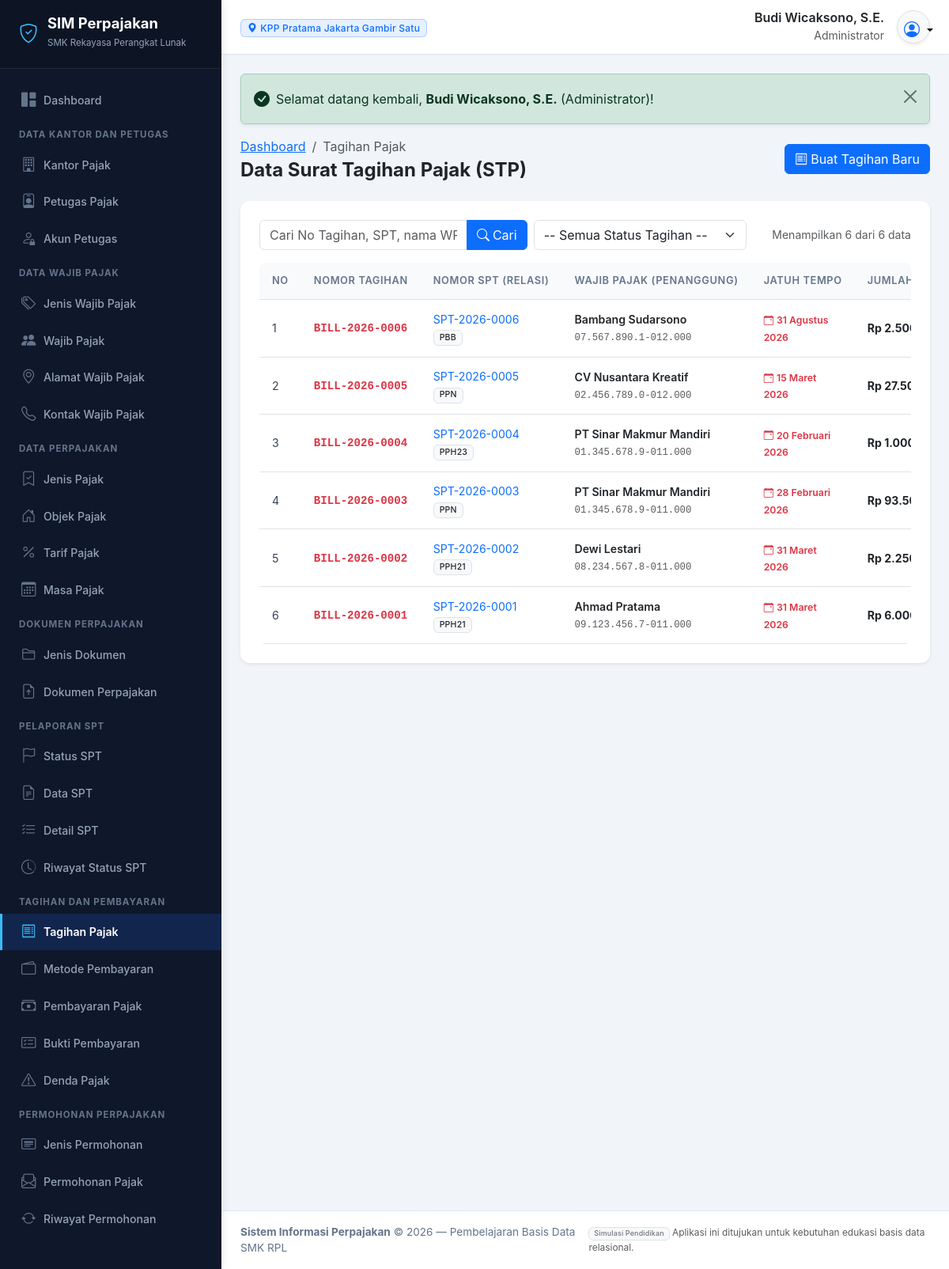
The app's page /modules/tagihan_pajak/index.php (signed in) with its own data.
### tables this page shows
CREATE TABLE `akun_petugas` (
  `id_akun` INT AUTO_INCREMENT PRIMARY KEY,
  `id_petugas` INT NOT NULL UNIQUE,
  `nama_pengguna` VARCHAR(50) NOT NULL UNIQUE,
  `kata_sandi` VARCHAR(255) NOT NULL,
  `peran` VARCHAR(50) NOT NULL,
  `status_akun` ENUM('Aktif', 'Nonaktif') DEFAULT 'Aktif',
  `terakhir_masuk` DATETIME NULL,
  `created_at` TIMESTAMP DEFAULT CURRENT_TIMESTAMP,
  CONSTRAINT `fk_akun_petugas` FOREIGN KEY (`id_petugas`) 
    REFERENCES `petugas_pajak` (`id_petugas`) ON UPDATE CASCADE ON DELETE CASCADE
);

CREATE TABLE `kantor_pajak` (
  `id_kantor` INT AUTO_INCREMENT PRIMARY KEY,
  `kode_kantor` VARCHAR(20) NOT NULL UNIQUE,
  `nama_kantor` VARCHAR(150) NOT NULL,
  `alamat` TEXT NOT NULL,
  `kota` VARCHAR(100) NOT NULL,
  `nomor_telepon` VARCHAR(30) NOT NULL,
  `email` VARCHAR(100) NOT NULL,
  `created_at` TIMESTAMP DEFAULT CURRENT_TIMESTAMP
);

CREATE TABLE `petugas_pajak` (
  `id_petugas` INT AUTO_INCREMENT PRIMARY KEY,
  `id_kantor` INT NOT NULL,
  `nama_petugas` VARCHAR(150) NOT NULL,
  `nomor_identitas` VARCHAR(50) NOT NULL UNIQUE,
  `jabatan` VARCHAR(100) NOT NULL,
  `nomor_telepon` VARCHAR(30) NOT NULL,
  `email` VARCHAR(100) NOT NULL,
  `status` ENUM('Aktif', 'Nonaktif') DEFAULT 'Aktif',
  `created_at` TIMESTAMP DEFAULT CURRENT_TIMESTAMP,
  CONSTRAINT `fk_petugas_kantor` FOREIGN KEY (`id_kantor`) 
    REFERENCES `kantor_pajak` (`id_kantor`) ON UPDATE CASCADE ON DELETE RESTRICT
);

CREATE TABLE `tagihan_pajak` (
  `id_tagihan` INT AUTO_INCREMENT PRIMARY KEY,
  `id_spt` INT NOT NULL,
  `nomor_tagihan` VARCHAR(50) NOT NULL UNIQUE,
  `tanggal_tagihan` DATE NOT NULL,
  `tanggal_jatuh_tempo` DATE NOT NULL,
  `jumlah_tagihan` DECIMAL(15,2) NOT NULL DEFAULT 0.00,
  `status_tagihan` ENUM('Belum Bayar', 'Dibayar Sebagian', 'Lunas', 'Kadaluarsa') DEFAULT 'Belum Bayar',
  CONSTRAINT `fk_tagihan_spt` FOREIGN KEY (`id_spt`) 
    REFERENCES `spt` (`id_spt`) ON UPDATE CASCADE ON DELETE RESTRICT
);

CREATE TABLE `spt` (
  `id_spt` INT AUTO_INCREMENT PRIMARY KEY,
  `nomor_spt` VARCHAR(50) NOT NULL UNIQUE,
  `id_wajib_pajak` INT NOT NULL,
  `id_jenis_pajak` INT NOT NULL,
  `id_masa_pajak` INT NOT NULL,
  `id_status_spt` INT NOT NULL,
  `id_petugas` INT NULL,
  `tanggal_pelaporan` DATE NOT NULL,
  `total_pajak` DECIMAL(15,2) NOT NULL DEFAULT 0.00,
  `keterangan` TEXT NULL,
  CONSTRAINT `fk_spt_wp` FOREIGN KEY (`id_wajib_pajak`) 
    REFERENCES `wajib_pajak` (`id_wajib_pajak`) ON UPDATE CASCADE ON DELETE RESTRICT,
  CONSTRAINT `fk_spt_jenis` FOREIGN KEY (`id_jenis_pajak`) 
    REFERENCES `jenis_pajak` (`id_jenis_pajak`) ON UPDATE CASCADE ON DELETE RESTRICT,
  CONSTRAINT `fk_spt_masa` FOREIGN KEY (`id_masa_pajak`) 
    REFERENCES `masa_pajak` (`id_masa_pajak`) ON UPDATE CASCADE ON DELETE RESTRICT,
  CONSTRAINT `fk_spt_status` FOREIGN KEY (`id_status_spt`) 
    REFERENCES `status_spt` (`id_status_spt`) ON UPDATE CASCADE ON DELETE RESTRICT,
  CONSTRAINT `fk_spt_petugas` FOREIGN KEY (`id_petugas`) 
    REFERENCES `petugas_pajak` (`id_petugas`) ON UPDATE CASCADE ON DELETE SET NULL
);

CREATE TABLE `jenis_pajak` (
  `id_jenis_pajak` INT AUTO_INCREMENT PRIMARY KEY,
  `kode_pajak` VARCHAR(20) NOT NULL UNIQUE,
  `nama_pajak` VARCHAR(150) NOT NULL,
  `deskripsi` TEXT NULL,
  `status` ENUM('Aktif', 'Nonaktif') DEFAULT 'Aktif'
);

CREATE TABLE `wajib_pajak` (
  `id_wajib_pajak` INT AUTO_INCREMENT PRIMARY KEY,
  `id_jenis_wajib_pajak` INT NOT NULL,
  `id_kantor` INT NOT NULL,
  `nomor_npwp` VARCHAR(30) NOT NULL UNIQUE,
  `nama_wajib_pajak` VARCHAR(150) NOT NULL,
  `tanggal_pendaftaran` DATE NOT NULL,
  `tanggal_lahir` DATE NULL,
  `jenis_kelamin` ENUM('Laki-laki', 'Perempuan', 'Lainnya') NULL,
  `status_wajib_pajak` ENUM('Aktif', 'Nonaktif', 'Suspen') DEFAULT 'Aktif',
  `created_at` TIMESTAMP DEFAULT CURRENT_TIMESTAMP,
  CONSTRAINT `fk_wp_jenis` FOREIGN KEY (`id_jenis_wajib_pajak`) 
    REFERENCES `jenis_wajib_pajak` (`id_jenis_wajib_pajak`) ON UPDATE CASCADE ON DELETE RESTRICT,
  CONSTRAINT `fk_wp_kantor` FOREIGN KEY (`id_kantor`) 
    REFERENCES `kantor_pajak` (`id_kantor`) ON UPDATE CASCADE ON DELETE RESTRICT
);

### modules/tagihan_pajak/index.php (the view, shortened to what this page needs)
<?php
require_once __DIR__ . '/../../includes/header.php';
$cari = bersihkan($_GET['cari'] ?? '');
$halaman = max(1, (int)($_GET['halaman'] ?? 1));
$limit = 10;
$offset = ($halaman - 1) * $limit;
$where = "WHERE 1=1";
$params = [];
$total_data = ambil_satu("
    SELECT COUNT(*) as total
    FROM tagihan_pajak t
    JOIN spt s ON t.id_spt = s.id_spt
    JOIN wajib_pajak wp ON s.id_wajib_pajak = wp.id_wajib_pajak
    $where
", $params)['total'];
$query = "
    SELECT t.*, s.nomor_spt, wp.nama_wajib_pajak, wp.nomor_npwp, jp.kode_pajak,
           (SELECT COALESCE(SUM(p.jumlah_pembayaran), 0) FROM pembayaran_pajak p WHERE p.id_tagihan = t.id_tagihan AND p.status_pembayaran = 'Berhasil') as total_terbayar
    FROM tagihan_pajak t
    JOIN spt s ON t.id_spt = s.id_spt
    JOIN jenis_pajak jp ON s.id_jenis_pajak = jp.id_jenis_pajak
    JOIN wajib_pajak wp ON s.id_wajib_pajak = wp.id_wajib_pajak
    $where
    ORDER BY t.id_tagihan DESC
    LIMIT $limit OFFSET $offset
";
$data_list = ambil_semua($query, $params);
?>
<div class="d-flex flex-column flex-md-row justify-content-between align-items-md-center mb-4 gap-2">
    <div>
        <nav aria-label="breadcrumb">
            <ol class="breadcrumb mb-1">
                <li class="breadcrumb-item"><a href="<?= base_url('dashboard.php') ?>">Dashboard</a></li>
                <li class="breadcrumb-item active" aria-current="page">Tagihan Pajak</li>
            </ol>
        </nav>
        <h4 class="fw-bold mb-0 text-dark">Data Surat Tagihan Pajak (STP)</h4>
    </div>
    <div>
        <a href="tambah.php" class="btn btn-primary">
            <i class="bi bi-receipt me-1"></i>Buat Tagihan Baru
        </a>
    </div>
</div>
<div class="card border-0 shadow-sm">
    <div class="card-body p-3 p-md-4">
        <form method="GET" class="row g-2 mb-3">
            <div class="col-12 col-md-5">
                <div class="input-group">
                    <input type="text" name="cari" class="form-control" placeholder="Cari No Tagihan, SPT, nama WP, NPWP..." value="<?= escape($cari) ?>">
                    <button class="btn btn-primary" type="submit"><i class="bi bi-search me-1"></i>Cari</button>
                </div>
            </div>
            <div class="col-12 col-md-4">
                <select name="status" class="form-select" onchange="this.form.submit()">
                    <option value="">-- Semua Status Tagihan --</option>
                </select>
            </div>
            <div class="col-12 col-md-3 text-md-end text-muted small d-flex align-items-center justify-content-md-end">
                Menampilkan <?= count($data_list) ?> dari <?= $total_data ?> data
            </div>
        </form>
        <div class="table-responsive">
            <table class="table table-hover align-middle mb-0">
                <thead>
                    <tr>
                        <th style="width: 50px;">No</th>
                        <th>Nomor Tagihan</th>
                        <th>Nomor SPT (Relasi)</th>
                        <th>Wajib Pajak (Penanggung)</th>
                        <th>Jatuh Tempo</th>
                        <th>Jumlah Tagihan</th>
                    </tr>
                </thead>
                <tbody>
                    <?php if (empty($data_list)): ?>
                        <tr><td colspan="9" class="text-center py-4 text-muted">Tidak ada data tagihan ditemukan.</td></tr>
                    <?php else: ?>
                        <?php $no = $offset + 1; foreach ($data_list as $row): ?>
                            <tr>
                                <td><?= $no++ ?></td>
                                <td>
                                    <a href="detail.php?id=<?= $row['id_tagihan'] ?>" class="fw-bold text-decoration-none text-danger font-monospace">
                                        <?= escape($row['nomor_tagihan']) ?>
                                    </a>
                                </td>
                                <td>
                                    <a href="../spt/detail.php?id=<?= $row['id_spt'] ?>" class="text-decoration-none">
                                        <?= escape($row['nomor_spt']) ?>
                                    </a>
                                    <div><span class="badge bg-light text-dark border"><?= escape($row['kode_pajak']) ?></span></div>
                                </td>
                                <td>
                                    <div class="fw-semibold text-dark"><?= escape($row['nama_wajib_pajak']) ?></div>
                                    <small class="text-muted font-monospace"><?= escape($row['nomor_npwp']) ?></small>
                                </td>
                                <td>
                                    <small class="text-danger fw-semibold"><i class="bi bi-calendar-event me-1"></i><?= format_tanggal($row['tanggal_jatuh_tempo']) ?></small>
                                </td>
                                <td><span class="fw-bold text-dark"><?= format_rupiah($row['jumlah_tagihan']) ?></span></td>
                            </tr>
                        <?php endforeach; ?>
                    <?php endif; ?>
                </tbody>
            </table>
        </div>
    </div>
</div>
<?php require_once __DIR__ . '/../../includes/footer.php'; ?>

### includes/header.php (shortened to what this page needs)
<?php
require_once __DIR__ . '/fungsi.php';
$user_aktif = pengguna_login();
$nama_user = $user_aktif['nama_petugas'] ?? $_SESSION['nama_pengguna'] ?? 'Petugas';
$peran_user = $user_aktif['peran'] ?? 'Petugas Pajak';
$kantor_user = $user_aktif['nama_kantor'] ?? 'Kantor Pajak';
?>
<!DOCTYPE html>
<html lang="id">
<head>
    <link rel="stylesheet" href="<?= base_url('assets/css/bootstrap.min.css') ?>">
    <link rel="stylesheet" href="<?= base_url('assets/css/bootstrap-icons.min.css') ?>">
    <link rel="stylesheet" href="<?= base_url('assets/css/style.css') ?>">
    <link rel="stylesheet" href="https://cdn.jsdelivr.net/npm/bootstrap-icons@1.11.3/font/bootstrap-icons.min.css" onerror="this.onerror=null;">
</head>
<body>
<div class="app-wrapper">
    <?php require_once __DIR__ . '/sidebar.php'; ?>
    <div class="app-content">
        <header class="app-header">
            <div class="d-flex align-items-center">
                <div class="d-none d-sm-block">
                    <span class="badge bg-primary bg-opacity-10 text-primary border border-primary border-opacity-25 px-2 py-1">
                        <i class="bi bi-geo-alt-fill me-1"></i><?= escape($kantor_user) ?>
                    </span>
                </div>
            </div>
            <div class="d-flex align-items-center gap-3">
                <div class="text-end d-none d-md-block">
                    <div class="fw-semibold text-dark lh-sm"><?= escape($nama_user) ?></div>
                    <small class="text-muted"><?= escape($peran_user) ?></small>
                </div>
                <div class="dropdown">
                    <button class="btn btn-light rounded-circle p-2 border shadow-sm dropdown-toggle" type="button" id="userDropdown" data-bs-toggle="dropdown" aria-expanded="false" style="width: 42px; height: 42px;">
                        <i class="bi bi-person-circle fs-5 text-primary"></i>
                    </button>
                </div>
            </div>
        </header>
        <main class="p-3 p-md-4 flex-grow-1">

### assets/css/style.css (style rules this page uses)
:root { --primary-color: #1e3a8a; --primary-light: #3b82f6; --primary-dark: #0f172a; --secondary-color: #0d9488; --accent-gold: #f59e0b; --bg-main: #f1f5f9; --sidebar-bg: #0f172a; --sidebar-hover: #1e293b; --sidebar-active: #2563eb; --card-border: #e2e8f0; }
body { background-color: var(--bg-main); font-family: -apple-system, BlinkMacSystemFont, "Segoe UI", Roboto, "Helvetica Neue", Arial, sans-serif; color: #334155; min-height: 100vh; display: flex; flex-direction: column; }
.app-wrapper { display: flex; min-height: 100vh; width: 100%; }
.app-content { flex-grow: 1; display: flex; flex-direction: column; min-width: 0; background-color: var(--bg-main); }
.app-header { background-color: #ffffff; border-bottom: 1px solid #e2e8f0; padding: 0.75rem 1.5rem; display: flex; align-items: center; justify-content: space-between; box-shadow: 0 1px 3px rgba(0,0,0,0.03); position: sticky; top: 0; z-index: 1010; }
.card { border: 1px solid var(--card-border); border-radius: 0.75rem; box-shadow: 0 1px 3px rgba(0,0,0,0.05); background: #ffffff; }
.table-responsive { border-radius: 0.5rem; }
.table th { font-size: 0.8rem; text-transform: uppercase; letter-spacing: 0.05em; font-weight: 600; color: #64748b; background-color: #f8fafc; border-top: none; white-space: nowrap; padding: 0.85rem 1rem; }
.table td { padding: 0.85rem 1rem; vertical-align: middle; font-size: 0.88rem; color: #334155; }
.badge { font-weight: 500; letter-spacing: 0.02em; }

### records on screen
akun_petugas: kantor_pajak.nama_kantor "KPP Pratama Jakarta Gambir Satu", id_petugas.nama_petugas "Budi Wicaksono, S.E.", peran "Administrator"
tagihan_pajak: nomor_tagihan "BILL-2026-0006", id_spt.nomor_spt "SPT-2026-0006", jenis_pajak.kode_pajak "PBB", wajib_pajak.nama_wajib_pajak "Bambang Sudarsono", wajib_pajak.nomor_npwp "07.567.890.1-012.000", tanggal_jatuh_tempo "31 Agustus 2026", jumlah_tagihan "Rp…"
tagihan_pajak: nomor_tagihan "BILL-2026-0005", id_spt.nomor_spt "SPT-2026-0005", jenis_pajak.kode_pajak "PPN", wajib_pajak.nama_wajib_pajak "CV Nusantara Kreatif", wajib_pajak.nomor_npwp "02.456.789.0-012.000", tanggal_jatuh_tempo "15 Maret 2026", jumlah_tagihan "Rp…"
tagihan_pajak: nomor_tagihan "BILL-2026-0004", id_spt.nomor_spt "SPT-2026-0004", jenis_pajak.kode_pajak "PPH23", wajib_pajak.nama_wajib_pajak "PT Sinar Makmur Mandiri", wajib_pajak.nomor_npwp "01.345.678.9-011.000", tanggal_jatuh_tempo "20 Februari 2026", jumlah_tagihan "Rp…"
tagihan_pajak: nomor_tagihan "BILL-2026-0003", id_spt.nomor_spt "SPT-2026-0003", jenis_pajak.kode_pajak "PPN", wajib_pajak.nama_wajib_pajak "PT Sinar Makmur Mandiri", wajib_pajak.nomor_npwp "01.345.678.9-011.000", tanggal_jatuh_tempo "28 Februari 2026", jumlah_tagihan "Rp…"
tagihan_pajak: nomor_tagihan "BILL-2026-0002", id_spt.nomor_spt "SPT-2026-0002", jenis_pajak.kode_pajak "PPH21", wajib_pajak.nama_wajib_pajak "Dewi Lestari", wajib_pajak.nomor_npwp "08.234.567.8-011.000", tanggal_jatuh_tempo "31 Maret 2026", jumlah_tagihan "Rp…"
tagihan_pajak: nomor_tagihan "BILL-2026-0001", id_spt.nomor_spt "SPT-2026-0001", jenis_pajak.kode_pajak "PPH21", wajib_pajak.nama_wajib_pajak "Ahmad Pratama", wajib_pajak.nomor_npwp "09.123.456.7-011.000", tanggal_jatuh_tempo "31 Maret 2026", jumlah_tagihan "Rp…"

### other values on screen
$flash['pesan'] "Selamat datang kembali, Budi Wicaksono, S.E. (Administrator)!"
count($data_list) "6"
$total_data "6"
